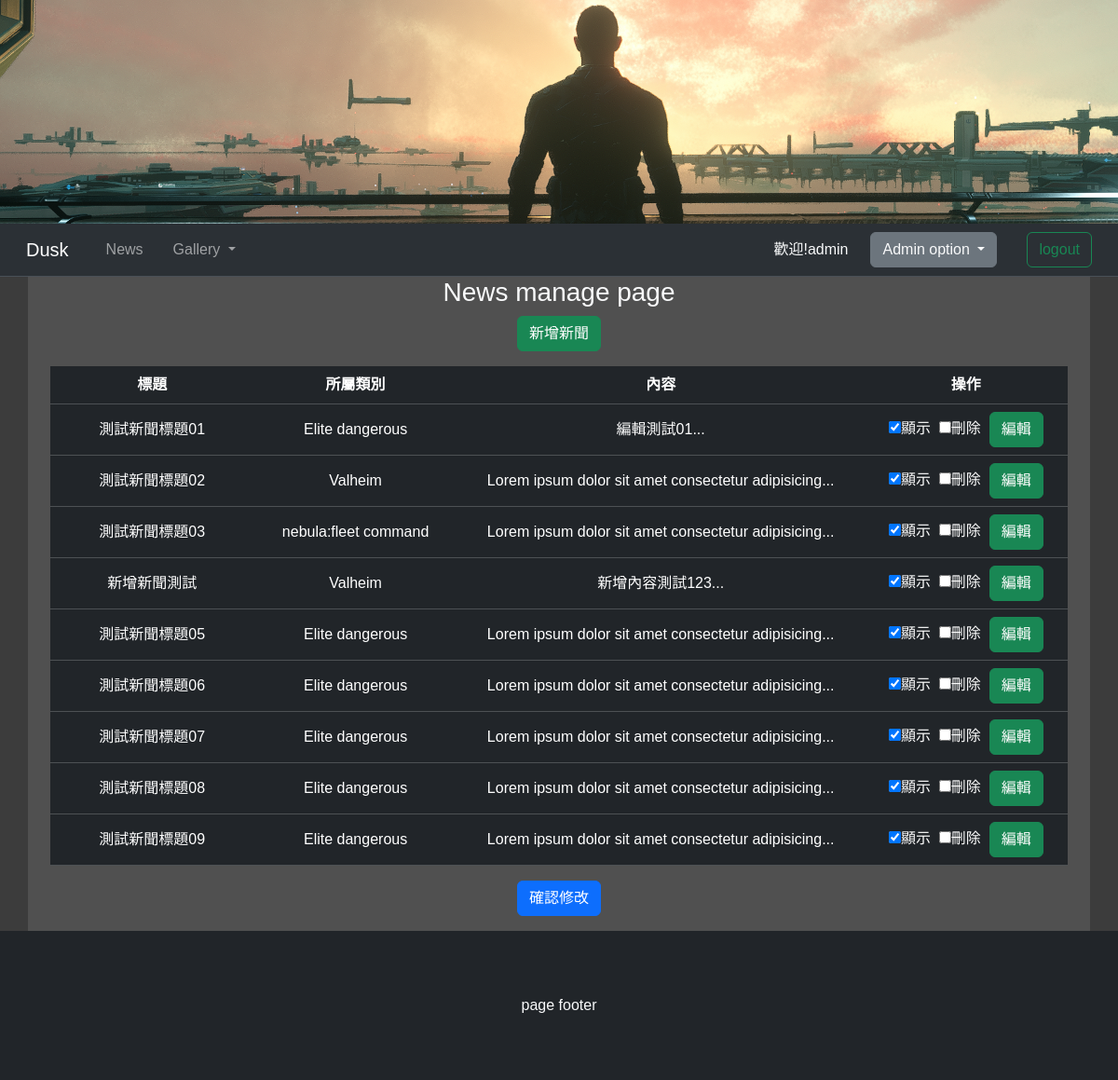
Screenshot of /index.php?ad=news (signed in) with the database file from the repository.
### tables this page shows
CREATE TABLE `p01_banner` (
  `id` int(4) UNSIGNED NOT NULL,
  `img` text NOT NULL,
  `type_id` int(4) UNSIGNED NOT NULL
);

CREATE TABLE `p01_news` (
  `id` int(10) UNSIGNED NOT NULL,
  `title` text NOT NULL,
  `text` text NOT NULL,
  `type_id` int(4) UNSIGNED NOT NULL,
  `date` date NOT NULL,
  `display` int(1) UNSIGNED NOT NULL
);

CREATE TABLE `p01_type` (
  `id` int(4) UNSIGNED NOT NULL,
  `name` text NOT NULL,
  `appid` int(10) UNSIGNED NOT NULL,
  `display` int(1) UNSIGNED NOT NULL
);

### api/db.php (called while the page is built, shortened)
<?php
class myDB{
    private $host;
    private $charset;
    private $database;
    private $table;
    private $user;
    private $password;
    function __construct($host, $charset, $database, $user, $password, $table){
        $this->host = $host;
        $this->charset = $charset;
        $this->database = $database;
        $this->table = $table;
        $this->user = $user;
        $this->password = $password;
    }
    function dbLogIn(){
        $dns = "mysql:host=$this->host;charset=$this->charset;dbname=$this->database";
        return new PDO($dns, $this->user, $this->password);
    }
    function targetToString($target, $separator){
        $targetSet = [];
        foreach($target as $key=>$value){
            array_push($targetSet, "`$key`='$value'");
        }
        return implode($separator, $targetSet);
    }
    function search($target){
        $pdo = $this->dbLogIn();
        $targetSet = $this->targetToString($target, "&&");
        $sql = "select * from `$this->table` where $targetSet";
        return $pdo->query($sql)->fetch(PDO::FETCH_ASSOC);
    }
    function searchAll($target=[], $option=""){
        $pdo = $this->dbLogIn();
        $sql = "select * from `$this->table`";
        if(count($target) != 0){
            $targetSet = $this->targetToString($target, "&&");
            $sql = "$sql where $targetSet";
        }
        return $pdo->query($sql)->fetchAll(PDO::FETCH_ASSOC);
    }
}
?>

### back/news.php (the view, shortened to what this page needs)
<h3 class="text-center text-light">News manage page</h3>
<div class="container">
    <div class="text-center">
        <button class="btn btn-success update-news-btn mb-3" data-id="0">新增新聞</button>
    </div>
    <form action="./api/update_news.php" method="post">
        <table class="table table-dark text-center align-middle">
            <thead>
                <tr>
                    <th style="width: 20%;">標題</th>
                    <th style="width: 20%;">所屬類別</th>
                    <th style="width: 40%;">內容</th>
                    <th style="width: 20%;">操作</th>
                </tr>
            </thead>
            <tbody>
                <?php
                $datas = $News->searchAll();
                foreach($datas as $data){
                    $type = $Type->search(['id'=>$data['type_id']])['name'];
                ?>
                <tr>
                    <td><?=$data['title']?></td>
                    <td><?=$type?></td>
                    <td><?=nl2br(mb_substr($data['text'], 0, 50))."..."?></td>
                    <td>
                        <span>
                            <input type="checkbox" name="display[]" value="<?=$data['id']?>" <?=($data['display']==1?"checked":"")?>>顯示&nbsp;
                        </span>
                        <input type="checkbox" name="del[]" value="<?=$data['id']?>">刪除&nbsp;
                        <div class="btn btn-success update-news-btn" data-id="<?=$data['id']?>">編輯</div>
                    </td>
                </tr>
                <?php
                }
                ?>
            </tbody>
        </table>
        <div class="text-center">
            <input type="submit" class="btn btn-primary mb-3" value="確認修改">
        </div>
    </form>
</div>

### index.php (shortened to what this page needs)
<?php
include_once "./api/db.php";
?>
<!DOCTYPE html>
<html lang="en">
<head>
    <link href="https://cdn.jsdelivr.net/npm/bootstrap@5.3.2/dist/css/bootstrap.min.css" rel="stylesheet">
    <link rel="stylesheet" href="https://cdnjs.cloudflare.com/ajax/libs/font-awesome/6.5.1/css/all.min.css" />
    <link rel="stylesheet" href="./css/dusk.css">
</head>
<body class="dusk-bg-gray">
    <?php include "./modal/update_news.php"; ?>
  <div class="top">
    <?php
      if(isset($_GET['type']) && $Banner->count(['type_id'=>$_GET['type']])!=0){
        $banner = $Banner->search(['type_id'=>$_GET['type']])['img'];
      }
      else $banner = $Banner->search(['type_id'=>0])['img'];
      echo "<div class='top-img' style='background-image: url(./banner/$banner);'></div>";
    ?>
  </div>
  <nav class="navbar navbar-expand-lg bg-body-tertiary bg-dark border-bottom border-body" data-bs-theme="dark">
      <div class="container-fluid">
        <a class="navbar-brand ms-3 me-3" href="./index.php">Dusk</a>
        <div class="collapse navbar-collapse" id="navbarSupportedContent">
          <ul class="navbar-nav ms-3 me-auto mb-2 mb-lg-0">
            <li class="nav-item me-3">
              <a class="nav-link" href="./index.php?do=news">News</a>
            </li>
            <li class="nav-item dropdown me-3">
              <a class="nav-link dropdown-toggle" href="#" role="button" data-bs-toggle="dropdown" aria-expanded="false">
                Gallery
              </a>
            </li>
          </ul>
          <div class="d-flex align-items-center ms-3">
            <?php
              if(isset($_SESSION['user'])){
                echo "<span class='text-light me-2'>歡迎!{$_SESSION['user']}</span>";
                if(isset($_SESSION['admin'])) include "./front/option_admin.php";
                else include "./front/option_user.php";
                echo "<button class='btn btn-outline-success logout-btn ms-3 me-3'>logout</button>";
              }
              else echo "<button class='btn btn-outline-success login-btn'>login</button>";
            ?>
          </div>
        </div>
      </div>
  </nav>
  <div class="container dusk-bg-lightgray">
    <?php
    if(isset($_GET['do'])){
      $file = "./front/{$_GET['do']}.php";
      if(file_exists($file)) include $file;
      else include "./front/main.php";
    }
    else if(isset($_GET['ad'])){
      $file = "./back/{$_GET['ad']}.php";
      if(file_exists($file)) include $file;
      else include "./front/main.php";
    }
    else include "./front/main.php";
    ?>
  </div>
  <div class="footer bg-dark text-light d-flex justify-content-center align-items-center">
      <span class="m-auto">page footer</span>
  </div>
</body>
</html>

### css/dusk.css (style rules this page uses)
body { font-family: "Noto Sans TC", sans-serif; font-optical-sizing: auto; font-weight: 500; font-style: normal; }
.dusk-bg-gray { background-color: rgb(60, 60, 60); }
.dusk-bg-lightgray { background-color: rgb(80, 80, 80); }
.top { height: 30vh; }
.top-img { width: 100%; height: 100%; background-size: cover; }
.footer { height: 20vh; }

### rows the page displays
p01_banner: img (picture)
p01_news: title "測試新聞標題01", type.name "Elite dangerous", text "編輯測試01", display "☑"
p01_news: title "測試新聞標題02", type.name "Valheim", text "Lorem ipsum dolor sit amet consectetur adipisicing", display "☑"
p01_news: title "測試新聞標題03", type.name "nebula:fleet command", text "Lorem ipsum dolor sit amet consectetur adipisicing", display "☑"
p01_news: title "新增新聞測試", type.name "Valheim", text "新增內容測試123", display "☑"
p01_news: title "測試新聞標題05", type.name "Elite dangerous", text "Lorem ipsum dolor sit amet consectetur adipisicing", display "☑"
p01_news: title "測試新聞標題06", type.name "Elite dangerous", text "Lorem ipsum dolor sit amet consectetur adipisicing", display "☑"
p01_news: title "測試新聞標題07", type.name "Elite dangerous", text "Lorem ipsum dolor sit amet consectetur adipisicing", display "☑"
p01_news: title "測試新聞標題08", type.name "Elite dangerous", text "Lorem ipsum dolor sit amet consectetur adipisicing", display "☑"
p01_news: title "測試新聞標題09", type.name "Elite dangerous", text "Lorem ipsum dolor sit amet consectetur adipisicing", display "☑"

### other values shown
$_SESSION['user'] "admin"
